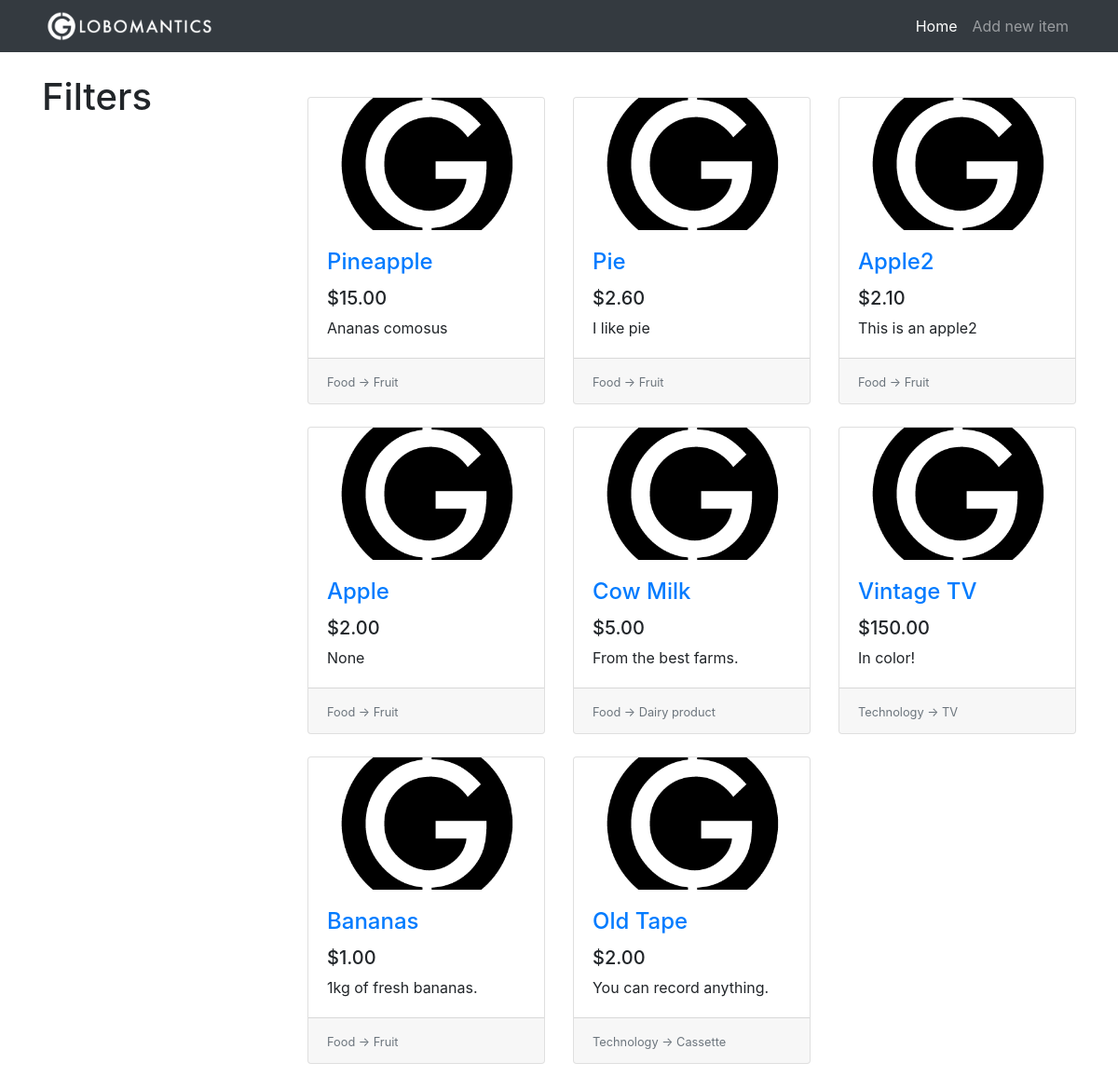
Before: / with the older database file.
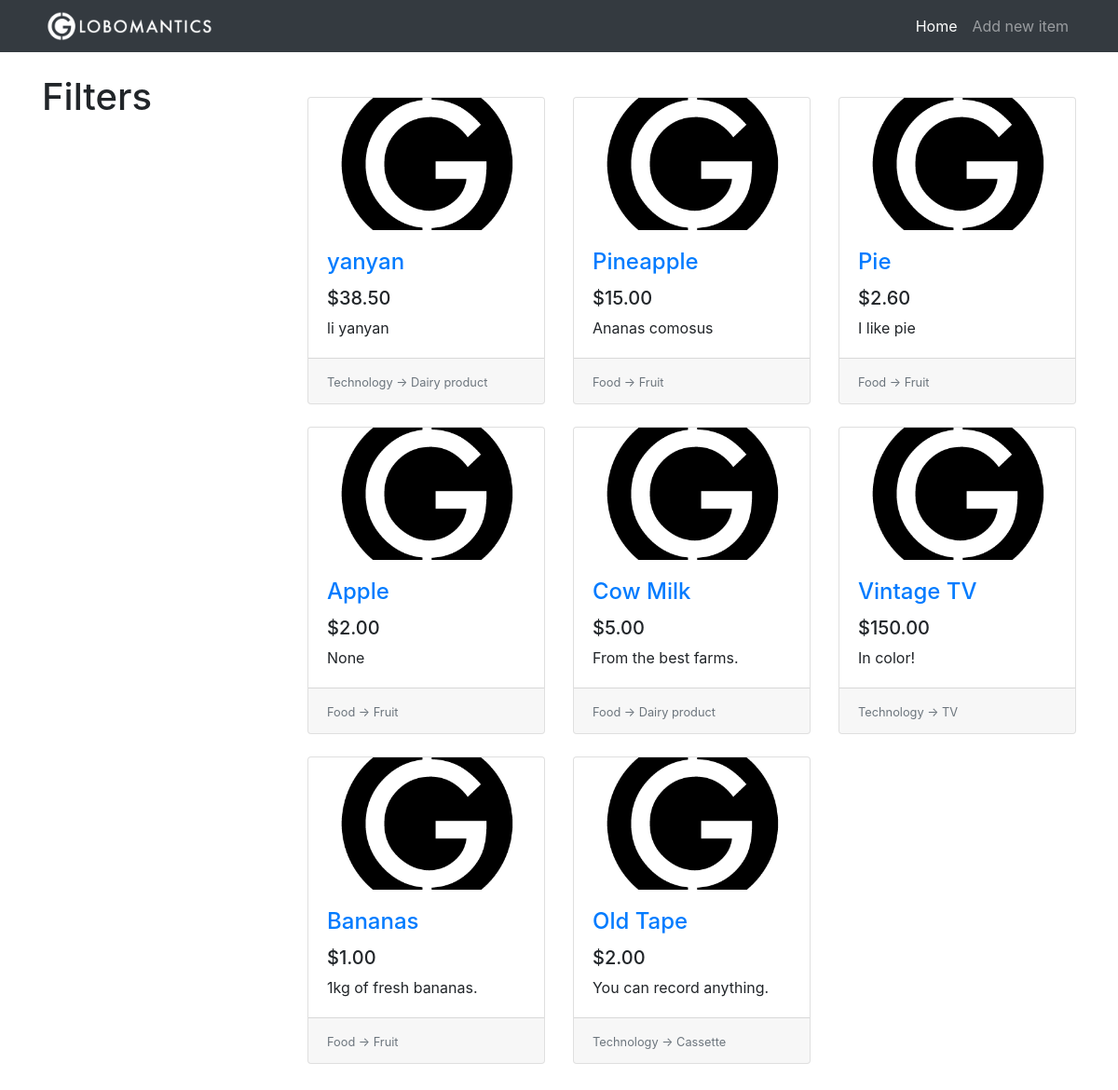
After: the same page with the newer database file.
### tables this page shows
CREATE TABLE items(
                    id              INTEGER PRIMARY KEY AUTOINCREMENT,
                    title           TEXT,
                    description     TEXT,
                    price           REAL,
                    image           TEXT,
                    category_id     INTEGER,
                    subcategory_id  INTEGER,
                    FOREIGN KEY(category_id) REFERENCES categories(id),
                    FOREIGN KEY(subcategory_id) REFERENCES subcategories(id)
);

CREATE TABLE categories(
                    id              INTEGER PRIMARY KEY AUTOINCREMENT,
                    name            TEXT
);

CREATE TABLE subcategories(
                    id              INTEGER PRIMARY KEY AUTOINCREMENT,
                    name            TEXT,
                    category_id     INTEGER,
                    FOREIGN KEY(category_id) REFERENCES categories(id)
);

### app.py (the view)
@app.route("/")
def home():
    conn = get_db()
    c = conn.cursor()
    items_from_db = c.execute("""SELECT
                    i.id, i.title, i.description, i.price, i.image, c.name, s.name
                    FROM
                    items AS i
                    INNER JOIN categories AS c ON i.category_id = c.id
                    INNER JOIN subcategories AS s ON i.subcategory_id  = s.id
                    ORDER BY i.id DESC
    """)
    items = []
    for row in items_from_db:
        item = {
            "id": row[0],
            "title": row[1],
            "description": row[2],
            "price": row[3],
            "image": row[4],
            "category": row[5],
            "subcategory": row[6]
        }
        items.append(item)
    return render_template("home.html", items=items)

### app.py (called while the page is built)
def get_db():
    db = getattr(g, "_database", None)
    if db is None:
        db = g._database = sqlite3.connect("db/globomantics.db")
    return db

@app.teardown_appcontext
def close_connection(exception):
    db = getattr(g, "_database", None)
    if db is not None:
        db.close()

### templates/home.html
{% extends 'base.html' %}
{% set active_page = 'home' %}
{% block content %}
    <div class="row">
        <div class="col-lg-3">
            <div class="my-4">
                <h1>Filters</h1>
            </div>
        </div>
        <div class="col-lg-9">
            <div class="row my-5 card-wrapper">
                {% if items %}
                {% for item in items %}
                <div class="col-lg-4 col-md-6 mb-4">
                    <div class="card h-100">
                        <div class="embed-responsive embed-responsive-16by9">
                            <a href="{{ url_for('item', item_id=item.id) }}">
                                <img class="card-img-top embed-responsive-item" src="{{ url_for('static', filename='images/placeholder.png') }}">
                            </a>
                        </div>
                        <div class="card-body">
                            <h4 class="card-title">
                                <a href="{{ url_for('item', item_id=item.id) }}">{{ item.title }}</a>
                            </h4>
                            <h5>{{ "$%.2f" | format(item.price) }}</h5>
                            <p class="card-text">{{ item.description }}</p>
                        </div>
                        <div class="card-footer">
                            <small class="text-muted">
                                {{ item.category }} -> {{ item.subcategory }}
                            </small>
                        </div>
                    </div>
                </div>
                {% endfor %}
                {% else %}
                <h1 class="offset-lg-3">No items to show.</h1>
                {% endif %}
            </div>
        </div>
    </div>
{% endblock %}

### templates/base.html (shortened to what this page needs)
<!DOCTYPE html>
<html lang="en">
<head>
    <link rel="stylesheet" href="https://stackpath.bootstrapcdn.com/bootstrap/4.4.1/css/bootstrap.min.css">
    <link rel="stylesheet" href="{{ url_for('static', filename='css/style.css') }}">
</head>
<body>
    <nav class="navbar navbar-expand-lg navbar-dark bg-dark fixed-top">
        <div class="container">
            <a href="{{ url_for('home') }}" class="navbar-brand">
                <img src="{{ url_for('static', filename='images/logo.png') }}" height="40px">
            </a>
            <div class="collapse navbar-collapse" id="navbarResponsive">
                <ul class="navbar-nav ml-auto">
                    <li class="nav-item {{ 'active' if active_page == 'home' else '' }}">
                        <a href="{{ url_for('home') }}" class="nav-link">Home</a>
                    </li>
                    <li class="nav-item {{ 'active' if active_page == 'new_item' else '' }}">
                        <a href="{{ url_for('new_item') }}" class="nav-link">Add new item</a>
                    </li>
                </ul>
            </div>
        </div>
    </nav>
    <div class="container">
    {% block content %}{% endblock %}
    </div>
</body>
</html>

### static/css/style.css (style rules this page uses)
body { padding-top: 56px; }
.navbar-brand { padding-top: 0rem; padding-bottom: 0rem; }
.card-img-top { object-fit: cover; }

Changed rows visible on the page:
removed items: title "Apple2", price "$2.10", description "This is an apple2", category "Food", subcategory "Fruit"
added items: title "yanyan", price "$38.50", description "li yanyan", category "Technology", subcategory "Dairy product"
